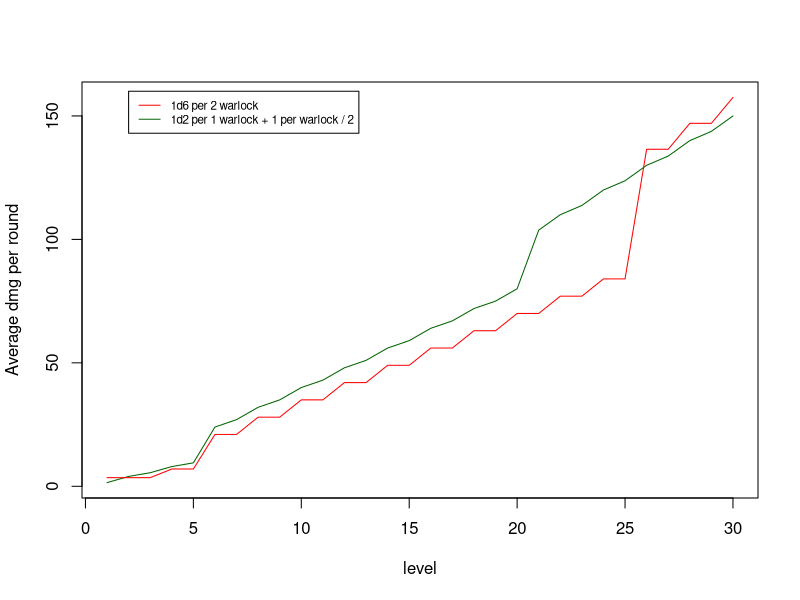

Recreate this plot in R. (Note: this script raises an error after producing the figure.)
level=c(1:30)

## Old damage
damage_old_min=1*trunc(level/2)
damage_old_min[1] <- 1
damage_old_min[26:30] <- damage_old_min[26:30]*1.5
damage_old_min[6:30] <-  damage_old_min[6:30]*2
damage_old_max=6*trunc(level/2)
damage_old_max[1] <- 6
damage_old_max[26:30] <- damage_old_max[26:30]*1.5
damage_old_max[6:30] <- damage_old_max[6:30]*2
damage_old_both=cbind(damage_old_min,damage_old_max)
damage_old_sd=apply(damage_old_both, 1, sd)
damage_old_average=(damage_old_min+damage_old_max)/2

## New with CHA
cha_mod=c(4,	4,	6,	6,	6,	6,	6,	7,	11,	11,	11,	11,	11,	11,	11,	12,	12,	12,	12,	12,	12,	12,	13,	13,	13,	13,	13,	14,	14,	14)
damage_new_min=1*level+cha_mod
damage_new_min[21:30] <- damage_new_min[21:30]*1.25
damage_new_min[6:30] <-  damage_new_min[6:30]*2
damage_new_max=2*level+cha_mod
damage_new_max[21:30] <- damage_new_max[21:30]*1.25
damage_new_max[6:30] <-  damage_new_max[6:30]*2
damage_new_both=cbind(damage_new_min,damage_new_max)
damage_new_sd=apply(damage_new_both, 1, sd)
damage_new_average=(damage_new_min+damage_new_max)/2

## New with flat 1/2
flat15=trunc(level/2)

damage_flat15_min=1*level+flat15
damage_flat15_min[21:30] <- damage_flat15_min[21:30]*1.25
damage_flat15_min[6:30] <-  damage_flat15_min[6:30]*2
damage_flat15_max=2*level+flat15
damage_flat15_max[21:30] <- damage_flat15_max[21:30]*1.25
damage_flat15_max[6:30] <-  damage_flat15_max[6:30]*2
damage_flat15_average=(damage_flat15_min+damage_flat15_max)/2

## Matrix old and flat15
warlock_damages_new=data.frame(damage_flat15_average, damage_old_average)
colnames(warlock_damages_new) <- c("1d6 per 2 warlock", "1d2 per 1 warlock + 1 per warlock / 2")
matplot(level, warlock_damages_new, ylab="Average dmg per round", type="l", lty="solid", col=c("darkgreen","red"))
legend(2, 160, legend=colnames(warlock_damages_new), lty=1, col=c("red","darkgreen"), cex=0.7)

text(locator(10), c(43, 35), labels(c("X", "35")))
as.character(warlock_damages_new[11,])


## Plots
plot(level,damage_new_average,type="l",col="red",ylim=c(0,200), ylab="dmg average / round")
lines(damage_old_average, col="blue")
arrows(level,damage_new_average-damage_new_sd/2,level,damage_new_average+damage_new_sd/2, code=3, length=0.02, angle = 90, col="red")
arrows(level,damage_old_average-damage_old_sd/2,level,damage_old_average+damage_old_sd/2, code=3, length=0.02, angle = 90, col="blue")
legend(2, 160, legend=c("old damage", "new damage"), lty=1, col=c("blue", "red")) 

plot(level,damage_old_average,type="l",col="blue",ylim=c(0,200), ylab="dmg average / round")
arrows(level,damage_old_average-damage_old_sd/2,level,damage_old_average+damage_old_sd/2, code=3, length=0.02, angle = 90, col="blue")
legend(2, 160, legend="old damage", lty=1, col="blue")


plot(level,damage_new_average,type="l",col="red",ylim=c(0,200), ylab="dmg average / round")
arrows(level,damage_new_average-damage_new_sd/2,level,damage_new_average+damage_new_sd/2, code=3, length=0.02, angle = 90, col="red")
legend(2, 160, legend="new damage", lty=1, col="red")


## Perilous flames and AoE stacking

AoE1=13.5+13.5
AoE2=AoE1+14+27*1.1
AoE3=AoE2+27*1.1+27*1.1
AoE4=AoE3+27*1.1+27*1.1
AoE5=AoE4+27*1.1+27*1.1
AoE6=AoE5+27*1.1+27*1.1
AoE7=AoE6+27*1.1+27*1.1
AoE8=AoE7+27*1.1
AoE9=AoE8
AoE10=AoE9

AoE=c(AoE1, AoE2, AoE3, AoE4, AoE5, AoE6, AoE7, AoE8, AoE9, AoE10)

## AoE stacking and Eldritch

eldritch_i = function(i){
  eldritch_i=damage_new_average[i]
  dmg <- AoE1 + 14 + eldritch_i
  return(dmg)
  }

eldritch_16thru30=eldritch_i(16:30)


e16=c(AoE1, rep(eldritch_16thru30[1],9))
e17=c(AoE1, rep(eldritch_16thru30[2],9))
e18=c(AoE1, rep(eldritch_16thru30[3],9))
e19=c(AoE1, rep(eldritch_16thru30[4],9))
e20=c(AoE1, rep(eldritch_16thru30[5],9))
e21=c(AoE1, rep(eldritch_16thru30[6],9))
e22=c(AoE1, rep(eldritch_16thru30[7],9))
e23=c(AoE1, rep(eldritch_16thru30[8],9))
e24=c(AoE1, rep(eldritch_16thru30[9],9))
e25=c(AoE1, rep(eldritch_16thru30[10],9))
e26=c(AoE1, rep(eldritch_16thru30[11],9))
e27=c(AoE1, rep(eldritch_16thru30[12],9))
e28=c(AoE1, rep(eldritch_16thru30[13],9))
e29=c(AoE1, rep(eldritch_16thru30[14],9))
e30=c(AoE1, rep(eldritch_16thru30[15],9))

rounds=1:10

?matplot
damage_rounds=data.frame(AoE, e16, e17, e18, e19, e20, e21, e22, e23, e24, e25, e26, e27, e28, e29, e30)
matplot(rounds, damage_rounds, type="l", ylab="damage/round", xaxt="n")
axis(1, rounds)
legend(1, 380, legend=c("AoE stacking lv 16","long AoE+blast lv 16 thru 30"), lty=1, col=c("black","red"), cex=0.7)



## Damage modifiers
cha10=c(4,	4,	6,	6,	6,	6,	6,	7,	10,	10,	10,	10,	10,	10,	10,	10,	10,	10,	10,	10,	10,	10,	10,	10,	10,	10,	10,	10,	10,	10)
cha8=c(4,	4,	6,	6,	6,	6,	6,	7,	8,	8,	8,	8,	8,	8,	8,	8,	8,	8,	8,	8,	8,	8,	8,	8,	8,	8,	8,	8,	8,	8)
cha2=rep(2,30)
flat10=trunc(level/3)
flat15=trunc(level/2)

## cha10
damage_cha10_min=1*level+cha10
damage_cha10_min[21:30] <- damage_cha10_min[21:30]*1.25
damage_cha10_min[6:30] <-  damage_cha10_min[6:30]*2
damage_cha10_max=2*level+cha10
damage_cha10_max[21:30] <- damage_cha10_max[21:30]*1.25
damage_cha10_max[6:30] <-  damage_cha10_max[6:30]*2
damage_cha10_average=(damage_cha10_min+damage_cha10_max)/2

## cha8
damage_cha8_min=1*level+cha8
damage_cha8_min[21:30] <- damage_cha8_min[21:30]*1.25
damage_cha8_min[6:30] <-  damage_cha8_min[6:30]*2
damage_cha8_max=2*level+cha8
damage_cha8_max[21:30] <- damage_cha8_max[21:30]*1.25
damage_cha8_max[6:30] <-  damage_cha8_max[6:30]*2
damage_cha8_average=(damage_cha8_min+damage_cha8_max)/2

## cha2
damage_cha2_min=1*level+cha2
damage_cha2_min[21:30] <- damage_cha2_min[21:30]*1.25
damage_cha2_min[6:30] <-  damage_cha2_min[6:30]*2
damage_cha2_max=2*level+cha2
damage_cha2_max[21:30] <- damage_cha2_max[21:30]*1.25
damage_cha2_max[6:30] <-  damage_cha2_max[6:30]*2
damage_cha2_average=(damage_cha2_min+damage_cha2_max)/2

## flat10
damage_flat10_min=1*level+flat10
damage_flat10_min[21:30] <- damage_flat10_min[21:30]*1.25
damage_flat10_min[6:30] <-  damage_flat10_min[6:30]*2
damage_flat10_max=2*level+flat10
damage_flat10_max[21:30] <- damage_flat10_max[21:30]*1.25
damage_flat10_max[6:30] <-  damage_flat10_max[6:30]*2
damage_flat10_average=(damage_flat10_min+damage_flat10_max)/2

## flat15
damage_flat15_min=1*level+flat15
damage_flat15_min[21:30] <- damage_flat15_min[21:30]*1.25
damage_flat15_min[6:30] <-  damage_flat15_min[6:30]*2
damage_flat15_max=2*level+flat15
damage_flat15_max[21:30] <- damage_flat15_max[21:30]*1.25
damage_flat15_max[6:30] <-  damage_flat15_max[6:30]*2
damage_flat15_average=(damage_flat15_min+damage_flat15_max)/2

## matrix
warlock_damages=data.frame(damage_new_average, damage_cha10_average, damage_cha8_average, damage_cha2_average, damage_flat15_average, damage_flat10_average)
colnames(warlock_damages) <- c("Cha14", "Cha10", "Cha8", "Cha2", "Flat warlock / 2", "Flat warlock / 3")

nn=ncol(warlock_damages)
matplot(level,warlock_damages, type="l", ylab="dmg/round")
legend(1, 150, colnames(warlock_damages),col=seq_len(nn),cex=0.8,fill=seq_len(nn))

## some important levels
barplot(as.matrix(warlock_damages[16,]), ylim=c(0,150), las=2, main="level 16")
barplot(as.matrix(warlock_damages[21,]), ylim=c(0,150), las=2, main="level 21")
barplot(as.matrix(warlock_damages[26,]), ylim=c(0,150), las=2, main="level 26")
barplot(as.matrix(warlock_damages[30,]), ylim=c(0,150), las=2, main="level 30")
